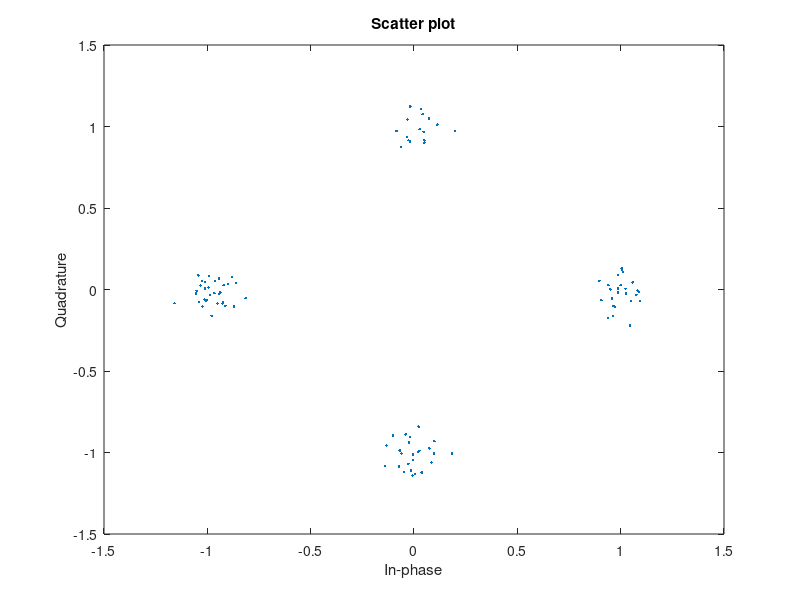
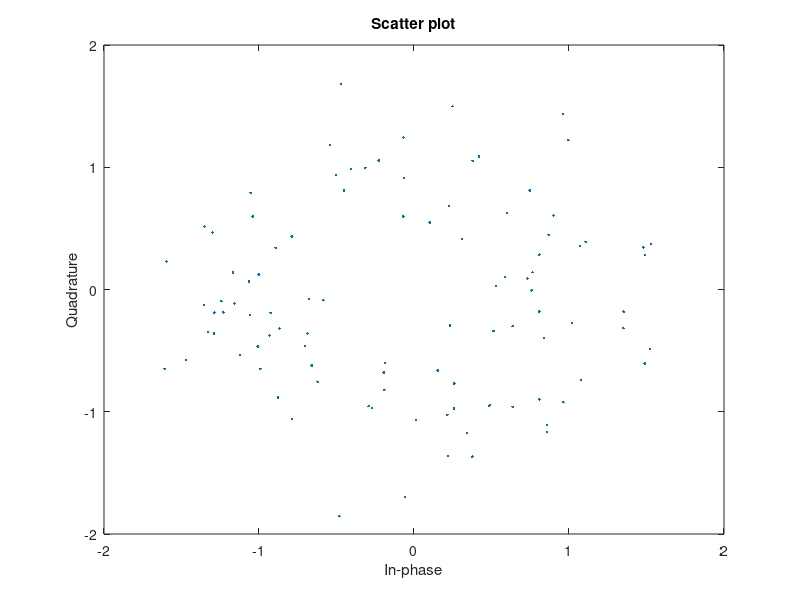
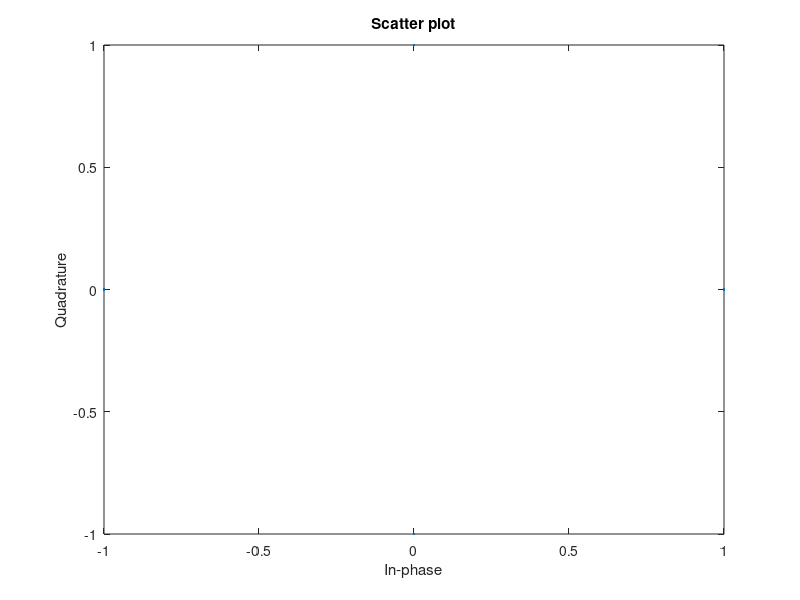

The MATLAB script that drew these images, in order:
%code from Taub and Schilling's book
clc;close all;clear all;

M=4;
x=randint(100,1,M);%1000 random quaternary data is generated
y=pskmod(x,M);%modulation
yn=awgn(y,20);%SNR of 10 db
scatterplot(yn);
yr=pskdemod(yn,M);
[num_error,er_rate]=symerr(x,yr)

yn=awgn(y,5);
scatterplot(yn);
scatterplot(y);
yr=pskdemod(yn,M);
[num_error,er_rate]=symerr(x,yr)